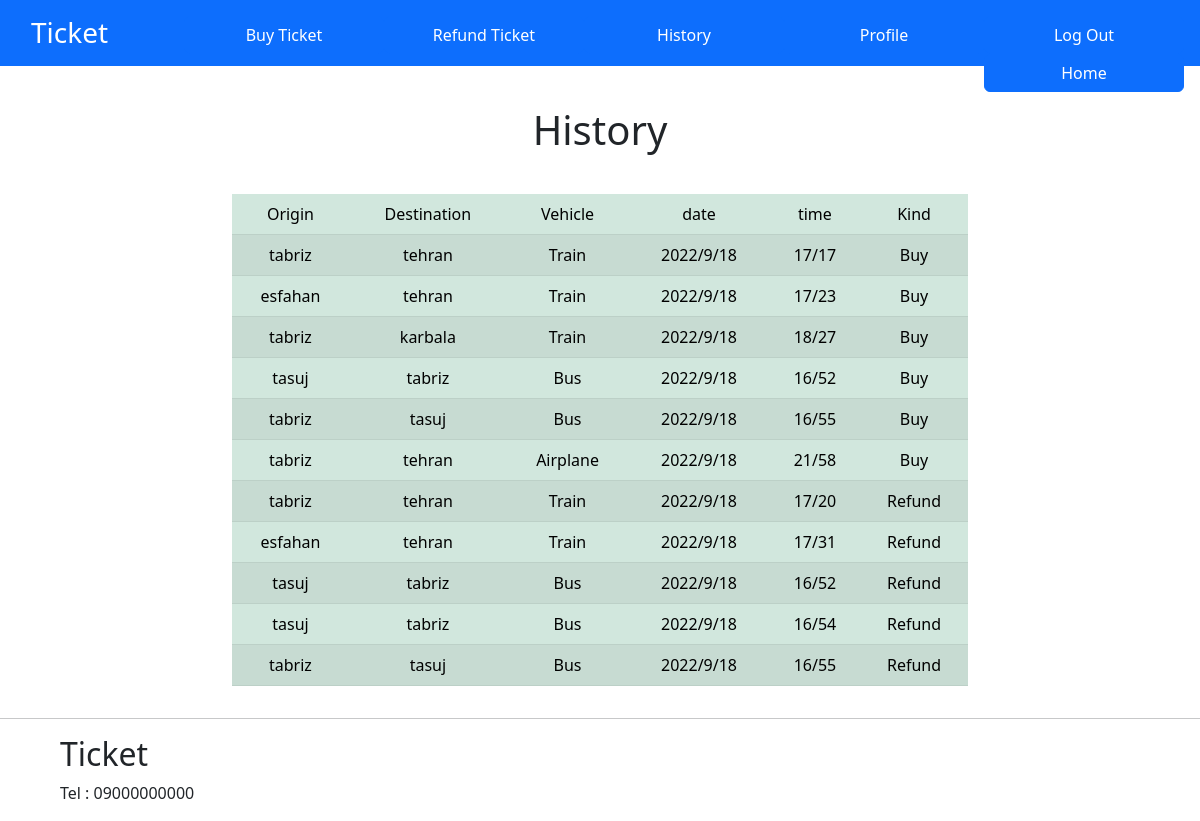
Screenshot of /history (signed in) with the database file from the repository.
### tables this page shows
CREATE TABLE buy(id INTEGER NOT NULL, year INTEGER, month INTEGER, day INTEGER, hour INTEGER, minute INTEGER, origin TEXT NOT NULL, destination TEXT NOT NULL, vehicle TEXT, exist BOOL, FOREIGN KEY(id) REFERENCES users(id));

CREATE TABLE refund(id INTEGER NOT NULL, year INTEGER, month INTEGER, day INTEGER, hour INTEGER, minute INTEGER, origin TEXT NOT NULL, destination TEXT NOT NULL, vehicle TEXT, FOREIGN KEY(id) REFERENCES users(id));

### app.py (the view)
@app.route("/history")
@login_required
def history():
    history_list = []
    buy = db.execute("SELECT year, month, day, hour, minute, vehicle, origin, destination FROM buy WHERE id = ? ORDER BY minute, hour, day, month, year DESC", session["user_id"])
    refund = db.execute("SELECT year, month, day, hour, minute, vehicle, origin, destination FROM refund  WHERE id = ? ORDER BY minute, hour, day, month, year DESC", session["user_id"])
    for temp in buy:
        history_dict = {}
        history_dict["origin"] = temp["origin"]
        history_dict["destination"] = temp["destination"]
        history_dict["vehicle"] = temp["vehicle"]
        history_dict["year"] = temp["year"]
        history_dict["month"] = temp["month"]
        history_dict["day"] = temp["day"]
        history_dict["hour"] = temp["hour"]
        history_dict["minute"] = temp["minute"]
        history_dict["kind"] = "Buy"
        history_list.append(history_dict)
    for temp in refund:
        history_dict = {}
        history_dict["origin"] = temp["origin"]
        history_dict["destination"] = temp["destination"]
        history_dict["vehicle"] = temp["vehicle"]
        history_dict["year"] = temp["year"]
        history_dict["month"] = temp["month"]
        history_dict["day"] = temp["day"]
        history_dict["hour"] = temp["hour"]
        history_dict["minute"] = temp["minute"]
        history_dict["kind"] = "Refund"
        history_list.append(history_dict)
    return render_template("history.html", history=history_list)

### app.py (called while the page is built)
@app.after_request
def after_request(response):
    response.headers["Cache-Control"] = "no-cache, no-store, must-revalidate"
    response.headers["Expires"] = 0
    response.headers["Pragma"] = "no-cache"
    return response

### helpers.py (called while the page is built)
def login_required(f):
    @wraps(f)
    def decorated_function(*args, **kwargs):
        if session.get("user_id") is None:
            return redirect("/login")
        return f(*args, **kwargs)
    return decorated_function

### templates/history.html (shortened to what this page needs)
{% extends "layout.html" %}
{% block main %}
    <div class="container text-center">
        <h1 id="login_head">History</h1>
        <div class="row align-items-center">
            <div class="col-8">
                <table class="table table-success table-striped">
                    <thead>
                        <tr>
                            <td>Origin</td>
                            <td>Destination</td>
                            <td>Vehicle</td>
                            <td>date</td>
                            <td>time</td>
                            <td>Kind</td>
                        </tr>
                    </thead>
                    <tbody>
                        {% for temp in history %}
                            <tr>
                                <td>{{ temp["origin"] }}</td>
                                <td>{{ temp["destination"] }}</td>
                                <td>{{ temp["vehicle"] }}</td>
                                <td>{{ temp["year"] }}/{{ temp["month"] }}/{{ temp["day"] }}</td>
                                <td>{{ temp["hour"] }}/{{ temp["minute"] }}</td>
                                <td>{{ temp["kind"] }}</td>
                            </tr>
                        {% endfor %}
                    </tbody>
                </table>
            </div>
          </div>
    </div>
{% endblock %}

### templates/layout.html (shortened to what this page needs)
<!DOCTYPE html>
<html lang="en">
    <head>
        <link href="https://cdn.jsdelivr.net/npm/bootstrap@5.2.1/dist/css/bootstrap.min.css" rel="stylesheet">
        <link href="/static/style.css" rel="stylesheet">
    </head>
    <body>
        <div class="p-3 mb-2 bg-primary text-white">
            {% if session["user_id"] %}
                <div class="nav-elements">
                    <h3 style="display: inline;" id="nav-h">Ticket</h3>
                    <form  action="/logout" class="nav-element">
                        <button type="submit" class="btn btn-primary">Log Out</button>
                    </form>
                    <form  action="/profile" class="nav-element">
                        <button type="submit" class="btn btn-primary">Profile</button>
                    </form>
                    <form action="/history" class="nav-element">
                        <button type="submit" class="btn btn-primary">History</button>
                    </form>
                    <form action="/refund" class="nav-element">
                        <button type="submit" class="btn btn-primary">Refund Ticket</button>
                    </form>
                    <form action="/buy" class="nav-element">
                        <button type="submit" class="btn btn-primary">Buy Ticket</button>
                    </form>
                    <form action="/" class="nav-element">
                        <button type="submit" class="btn btn-primary" >Home</button>
                    </form>
                </div>
            {% endif %}
        </div>
        <main class="container-all">
            {% block main %}{% endblock %}
        </main>
        <footer>
            <hr>
            <div id="p_footer">
                <h2>
                    Ticket
                </h2>
                <p>
                    Tel : 09000000000
                </p>
            </div>
        </footer>
    </body>
</html>

### static/style.css (style rules this page uses)
.nav-element { display: inline; float: right; }
.btn-primary { width: 200px; }
#nav-h { margin: 15px; }
#login_head { margin-top: 40px; margin-bottom: 40px; }
#p_footer { margin-left: 60px; }

### rows the page displays
buy: origin "tabriz", destination "tehran", vehicle "Train", year "2022", month "9", day "18", hour "17", minute "17", kind "Buy"
buy: origin "esfahan", destination "tehran", vehicle "Train", year "2022", month "9", day "18", hour "17", minute "23", kind "Buy"
buy: origin "tabriz", destination "karbala", vehicle "Train", year "2022", month "9", day "18", hour "18", minute "27", kind "Buy"
buy: origin "tasuj", destination "tabriz", vehicle "Bus", year "2022", month "9", day "18", hour "16", minute "52", kind "Buy"
buy: origin "tabriz", destination "tasuj", vehicle "Bus", year "2022", month "9", day "18", hour "16", minute "55", kind "Buy"
buy: origin "tabriz", destination "tehran", vehicle "Airplane", year "2022", month "9", day "18", hour "21", minute "58", kind "Buy"
refund: origin "tabriz", destination "tehran", vehicle "Train", year "2022", month "9", day "18", hour "17", minute "20", kind "Refund"
refund: origin "esfahan", destination "tehran", vehicle "Train", year "2022", month "9", day "18", hour "17", minute "31", kind "Refund"
refund: origin "tasuj", destination "tabriz", vehicle "Bus", year "2022", month "9", day "18", hour "16", minute "52", kind "Refund"
refund: origin "tasuj", destination "tabriz", vehicle "Bus", year "2022", month "9", day "18", hour "16", minute "54", kind "Refund"
refund: origin "tabriz", destination "tasuj", vehicle "Bus", year "2022", month "9", day "18", hour "16", minute "55", kind "Refund"
